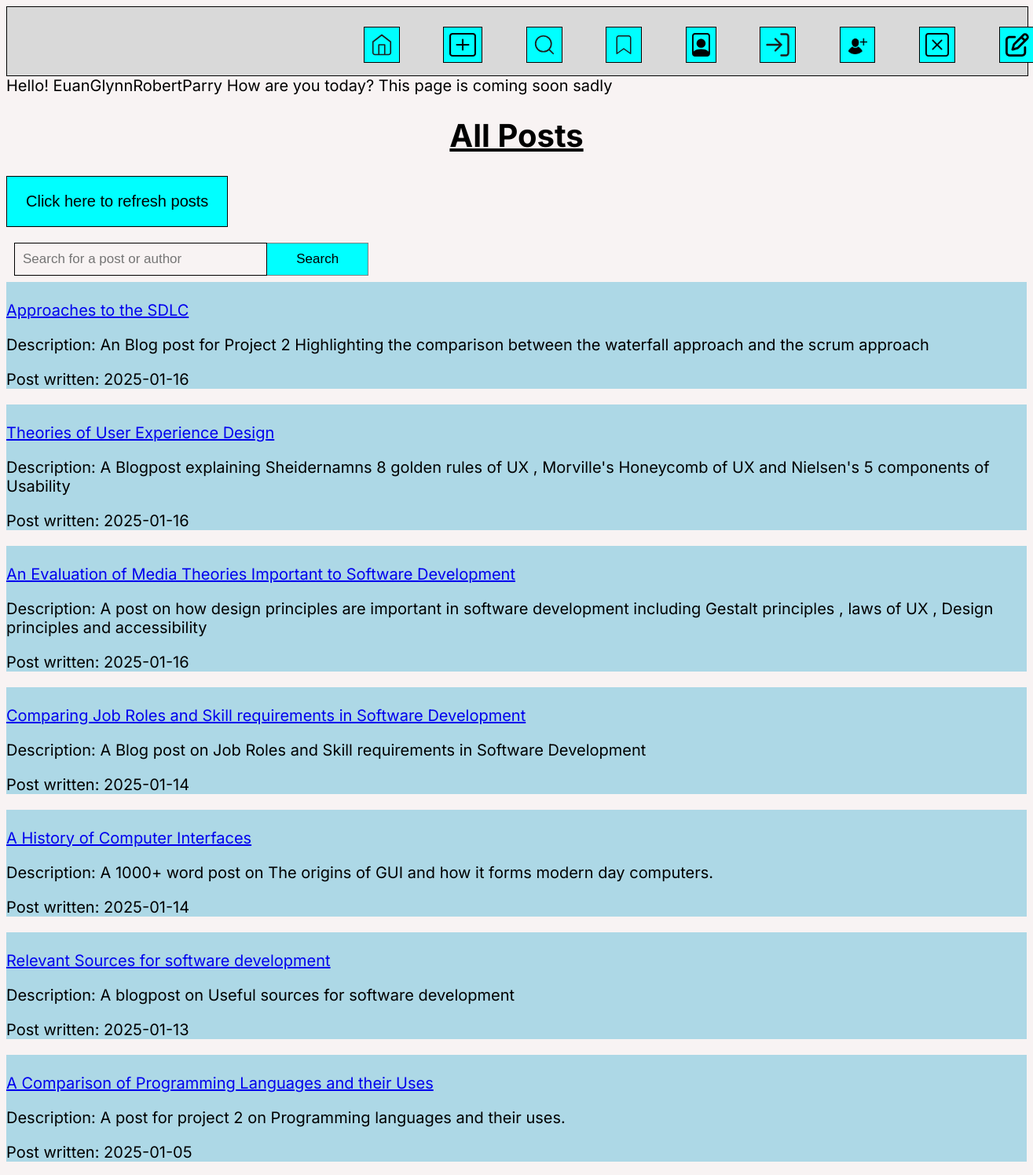
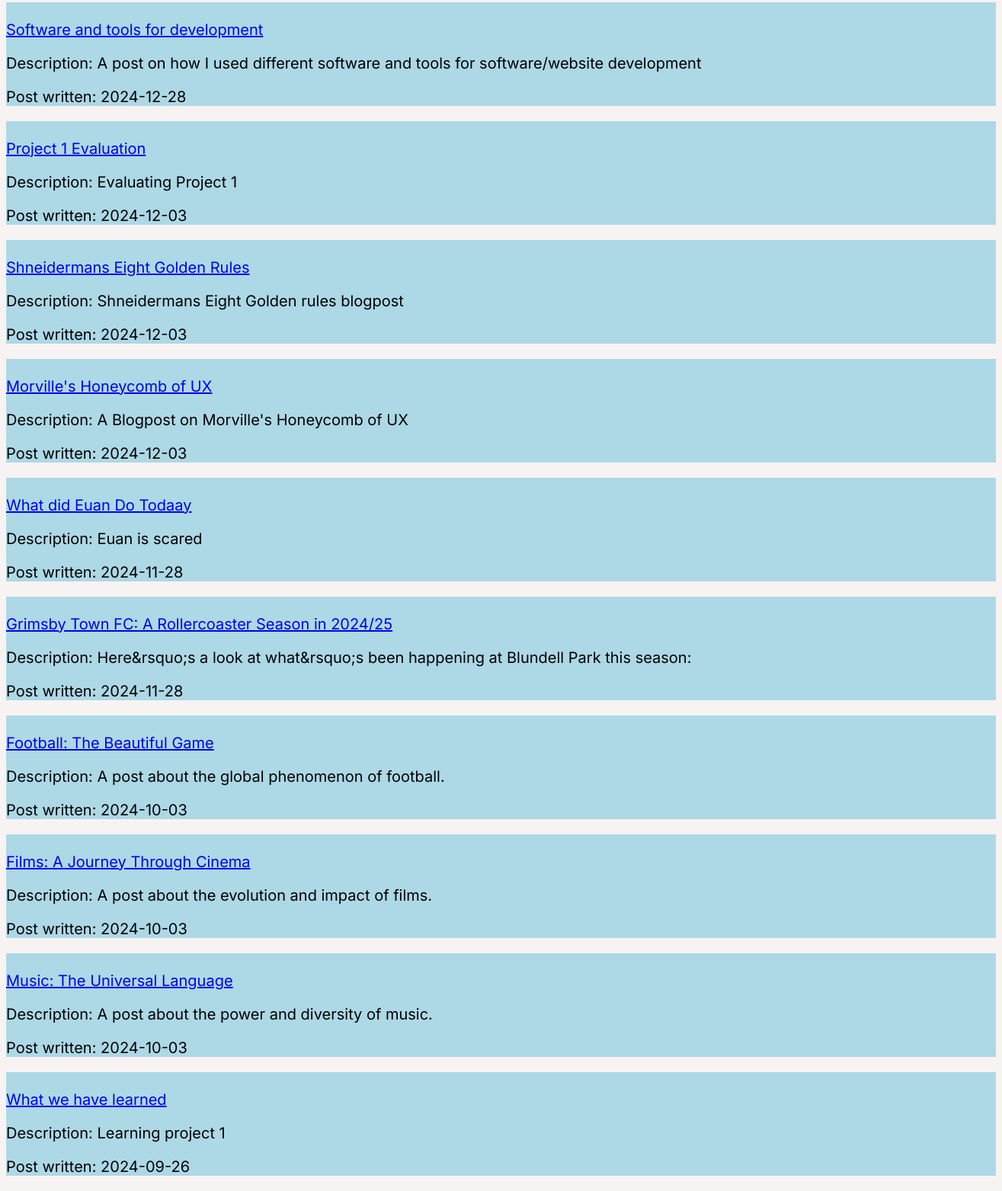
Page /bookmarked_posts.php (signed in) on the committed database (2 pictures, top to bottom).
### tables this page shows
CREATE TABLE `posts` (
  `id` int(12) UNSIGNED NOT NULL,
  `title` varchar(255) NOT NULL,
  `description` varchar(255) NOT NULL,
  `post_txt` mediumtext NOT NULL,
  `picture` blob NOT NULL,
  `created` date NOT NULL DEFAULT current_timestamp()
);

### bookmarked_posts.php (the view, shortened to what this page needs)
<?php
include 'connectdb.php';
$posts = [];
if (empty($posts)) {
    $stmt = $conn->prepare("SELECT * FROM posts ORDER BY created DESC");
    $stmt->execute();
    $result = $stmt->get_result();
    while ($row = $result->fetch_assoc()) {
        $posts[] = $row;
    }
}
$username = $_SESSION['username'] ?? 'Guest';
?>
<!DOCTYPE html>
<html lang="en">
<head>
    <link rel="stylesheet" href="list_posts.css">
</head>
<body>
<nav class="Header">
        <a class="icon" class="icon" href="index.php">
            <img src="Home.svg">
            </a>
            <a class="icon" href="new_post_form.php">
            <img src="create_post.svg">
            </a>
            <a class="icon" href="list_posts.php">
            <img src="Search.svg">
        <a class="icon" href="bookmarked_posts.php">
        <img src="Bookmark.svg">
        </a>
            <a class="icon" href="view_profile.php">
            <img src="Account.svg">
            </a>
            </a>
            <a class="icon" href="login.php">
            <img src="login.svg">
            </a>
            <a class="icon" href="signup.php">
            <img src="signup.svg">
            </a>
            <a class="icon" href="delete_profile.php">
        <img src="delete_profile.svg">
        </a>
        <a class="icon" href="feedback.php">
        <img src="feedback.svg">
        </a>
        </nav>
    <?php
    echo "Hello! {$username} How are you today? This page is coming soon sadly ";
    ?>
    <h1 class="title"><b><u>All Posts</u></b></h1>
    <div class="refresh">
        <button> <a href="bookmarked_posts.php"> Click here to refresh posts</a></button>
    </div>
    <div class="search-button">
        <form method='POST'>
            <input type="text" placeholder="Search for a post or author" name="search">
            <button name="submit">Search</button>
        </form>
    </div>
    <div class="posts-container">
        <?php
        if (!empty($posts)) {
            foreach ($posts as $row) {
                echo '<section class="postCard">';
                echo '<p><a href="retrieve_post.php?id=' . htmlspecialchars($row['id']) . '">' . '<br>', htmlspecialchars($row['title']) . '</a></p>';
                echo '<p>Description: ' . htmlspecialchars($row['description']) . '</p>';
                echo '<p>Post written: ' . htmlspecialchars($row['created']) . '</p>';
                echo '</section>';
            }
        } else {
            echo "<p>No posts found.</p>";
        }
        ?>
    </div>
</body>
</html>

### list_posts.css (style rules this page uses)
body { background-color: #F8F3F3; font-family: "Inter", sans-serif; font-size: 20px; }
nav { width: 100%; margin: auto; height: 87px; display: inline-block; background-color: #D9D9D9; border: 1px solid #000; }
.icon { text-decoration: none; position: relative; left: 33%; }
.icon img { border: #000 thin solid; padding: 7px; height: 30px; background-color: aqua; margin: 25px; }
.title { text-align: center; }
.refresh button { border: #000 thin solid; padding: 20px 24px; background-color: aqua; text-decoration: none; cursor: pointer; font-size: 20px; text-align: center; }
.refresh a { text-decoration: none; color: black; }
input { box-sizing: border-box; float: left; width: 25%; padding: 10px; background: transparent; color: black; font-size: 17px; border: 1px solid black; cursor: pointer; }
form button { background: aqua; float: left; width: 10%; padding: 10px; color: black; font-size: 17px; border: 1px solid grey; border-left: none; cursor: pointer; }
.search-button { text-decoration: none; padding-left: 10px; padding-bottom: 30px; }
section.postCard { background-color: lightblue; display: block; }

### rows in the picture
posts: title "Approaches to the SDLC", description "An Blog post for Project 2 Highlighting the comparison between the waterfall approach and the scrum approach", created "2025-01-16"
posts: title "Theories of User Experience Design", description "A Blogpost explaining Sheidernamns 8 golden rules of UX , Morville's Honeycomb of UX and Nielsen's 5 components of Usability", created "2025-01-16"
posts: title "An Evaluation of Media Theories Important to Software Development", description "A post on how design principles are important in software development including Gestalt principles , laws of UX , Design principles and accessibility", created "2025-01-16"
posts: title "Comparing Job Roles and Skill requirements in Software Development", description "A Blog post on Job Roles and Skill requirements in Software Development", created "2025-01-14"
posts: title "A History of Computer Interfaces", description "A 1000+ word post on The origins of GUI and how it forms modern day computers.", created "2025-01-14"
posts: title "Relevant Sources for software development", description "A blogpost on Useful sources for software development", created "2025-01-13"
posts: title "A Comparison of Programming Languages and their Uses", description "A post for project 2 on Programming languages and their uses.", created "2025-01-05"
posts: title "Software and tools for development", description "A post on how I used different software and tools for software/website development", created "2024-12-28"
posts: title "Project 1 Evaluation", description "Evaluating Project 1", created "2024-12-03"
posts: title "Shneidermans Eight Golden Rules", description "Shneidermans Eight Golden rules blogpost", created "2024-12-03"
posts: title "Morville's Honeycomb of UX", description "A Blogpost on Morville's Honeycomb of UX", created "2024-12-03"
posts: title "What did Euan Do Todaay", description "Euan is scared", created "2024-11-28"
posts: title "Grimsby Town FC: A Rollercoaster Season in 2024/25", description "Here&rsquo;s a look at what&rsquo;s been happening at Blundell Park this season:", created "2024-11-28"
posts: title "Football: The Beautiful Game", description "A post about the global phenomenon of football.", created "2024-10-03"
posts: title "Films: A Journey Through Cinema", description "A post about the evolution and impact of films.", created "2024-10-03"
posts: title "Music: The Universal Language", description "A post about the power and diversity of music.", created "2024-10-03"
posts: title "What we have learned", description "Learning project 1", created "2024-09-26"

### other values in the picture
$username "EuanGlynnRobertParry"
